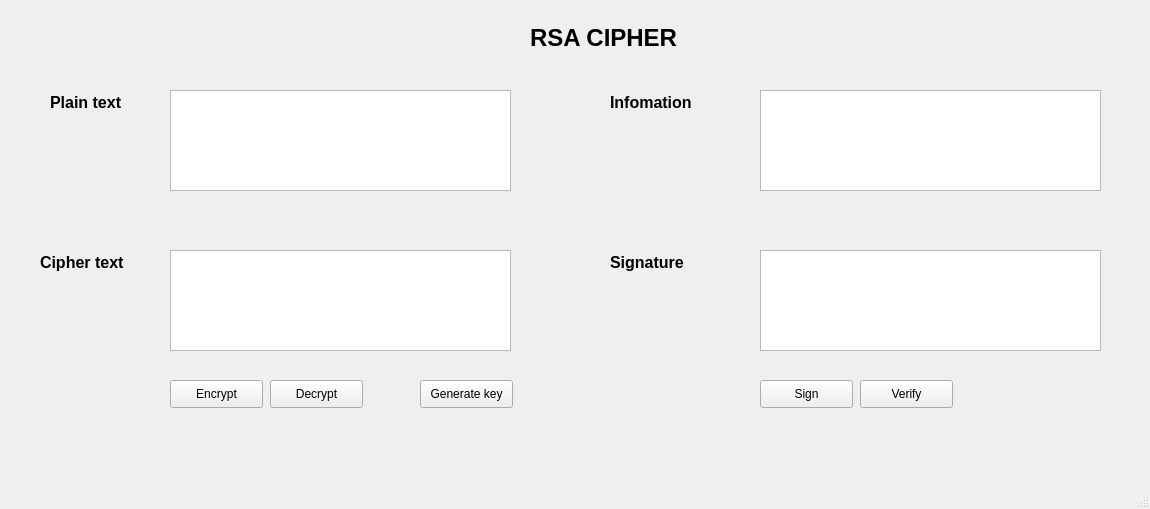
<?xml version="1.0" encoding="UTF-8"?>
<ui version="4.0">
 <class>MainWindow</class>
 <widget class="QMainWindow" name="MainWindow">
  <property name="geometry">
   <rect>
    <x>0</x>
    <y>0</y>
    <width>1150</width>
    <height>509</height>
   </rect>
  </property>
  <property name="windowTitle">
   <string>MainWindow</string>
  </property>
  <widget class="QWidget" name="centralwidget">
   <widget class="QLabel" name="title">
    <property name="geometry">
     <rect>
      <x>530</x>
      <y>20</y>
      <width>190</width>
      <height>36</height>
     </rect>
    </property>
    <property name="font">
     <font>
      <pointsize>18</pointsize>
      <weight>75</weight>
      <bold>true</bold>
     </font>
    </property>
    <property name="text">
     <string>RSA CIPHER</string>
    </property>
   </widget>
   <widget class="QPushButton" name="btn_generate">
    <property name="geometry">
     <rect>
      <x>420</x>
      <y>380</y>
      <width>93</width>
      <height>28</height>
     </rect>
    </property>
    <property name="text">
     <string>Generate key</string>
    </property>
   </widget>
   <widget class="QLabel" name="label_plaintext">
    <property name="geometry">
     <rect>
      <x>50</x>
      <y>90</y>
      <width>96</width>
      <height>24</height>
     </rect>
    </property>
    <property name="font">
     <font>
      <pointsize>12</pointsize>
      <weight>75</weight>
      <bold>true</bold>
     </font>
    </property>
    <property name="text">
     <string>Plain text</string>
    </property>
   </widget>
   <widget class="QLabel" name="label_ciphertext">
    <property name="geometry">
     <rect>
      <x>40</x>
      <y>250</y>
      <width>112</width>
      <height>24</height>
     </rect>
    </property>
    <property name="font">
     <font>
      <pointsize>12</pointsize>
      <weight>75</weight>
      <bold>true</bold>
     </font>
    </property>
    <property name="text">
     <string>Cipher text</string>
    </property>
   </widget>
   <widget class="QTextEdit" name="txt_plain_text">
    <property name="geometry">
     <rect>
      <x>170</x>
      <y>90</y>
      <width>341</width>
      <height>101</height>
     </rect>
    </property>
   </widget>
   <widget class="QTextEdit" name="txt_cipher_text">
    <property name="geometry">
     <rect>
      <x>170</x>
      <y>250</y>
      <width>341</width>
      <height>101</height>
     </rect>
    </property>
   </widget>
   <widget class="QLabel" name="label_plaintext_2">
    <property name="geometry">
     <rect>
      <x>610</x>
      <y>90</y>
      <width>113</width>
      <height>24</height>
     </rect>
    </property>
    <property name="font">
     <font>
      <pointsize>12</pointsize>
      <weight>75</weight>
      <bold>true</bold>
     </font>
    </property>
    <property name="text">
     <string>Infomation</string>
    </property>
   </widget>
   <widget class="QTextEdit" name="txt_infomation">
    <property name="geometry">
     <rect>
      <x>760</x>
      <y>90</y>
      <width>341</width>
      <height>101</height>
     </rect>
    </property>
   </widget>
   <widget class="QLabel" name="label_plaintext_3">
    <property name="geometry">
     <rect>
      <x>610</x>
      <y>250</y>
      <width>99</width>
      <height>24</height>
     </rect>
    </property>
    <property name="font">
     <font>
      <pointsize>12</pointsize>
      <weight>75</weight>
      <bold>true</bold>
     </font>
    </property>
    <property name="text">
     <string>Signature</string>
    </property>
   </widget>
   <widget class="QTextEdit" name="txt_signature">
    <property name="geometry">
     <rect>
      <x>760</x>
      <y>250</y>
      <width>341</width>
      <height>101</height>
     </rect>
    </property>
   </widget>
   <widget class="QPushButton" name="btn_encrypt">
    <property name="geometry">
     <rect>
      <x>170</x>
      <y>380</y>
      <width>93</width>
      <height>28</height>
     </rect>
    </property>
    <property name="text">
     <string>Encrypt</string>
    </property>
   </widget>
   <widget class="QPushButton" name="btn_decrypt">
    <property name="geometry">
     <rect>
      <x>270</x>
      <y>380</y>
      <width>93</width>
      <height>28</height>
     </rect>
    </property>
    <property name="text">
     <string>Decrypt</string>
    </property>
   </widget>
   <widget class="QPushButton" name="btn_sign">
    <property name="geometry">
     <rect>
      <x>760</x>
      <y>380</y>
      <width>93</width>
      <height>28</height>
     </rect>
    </property>
    <property name="text">
     <string>Sign</string>
    </property>
   </widget>
   <widget class="QPushButton" name="btn_verify">
    <property name="geometry">
     <rect>
      <x>860</x>
      <y>380</y>
      <width>93</width>
      <height>28</height>
     </rect>
    </property>
    <property name="text">
     <string>Verify</string>
    </property>
   </widget>
  </widget>
  <widget class="QMenuBar" name="menubar">
   <property name="geometry">
    <rect>
     <x>0</x>
     <y>0</y>
     <width>1150</width>
     <height>26</height>
    </rect>
   </property>
  </widget>
  <widget class="QStatusBar" name="statusbar"/>
 </widget>
 <resources/>
 <connections/>
</ui>
